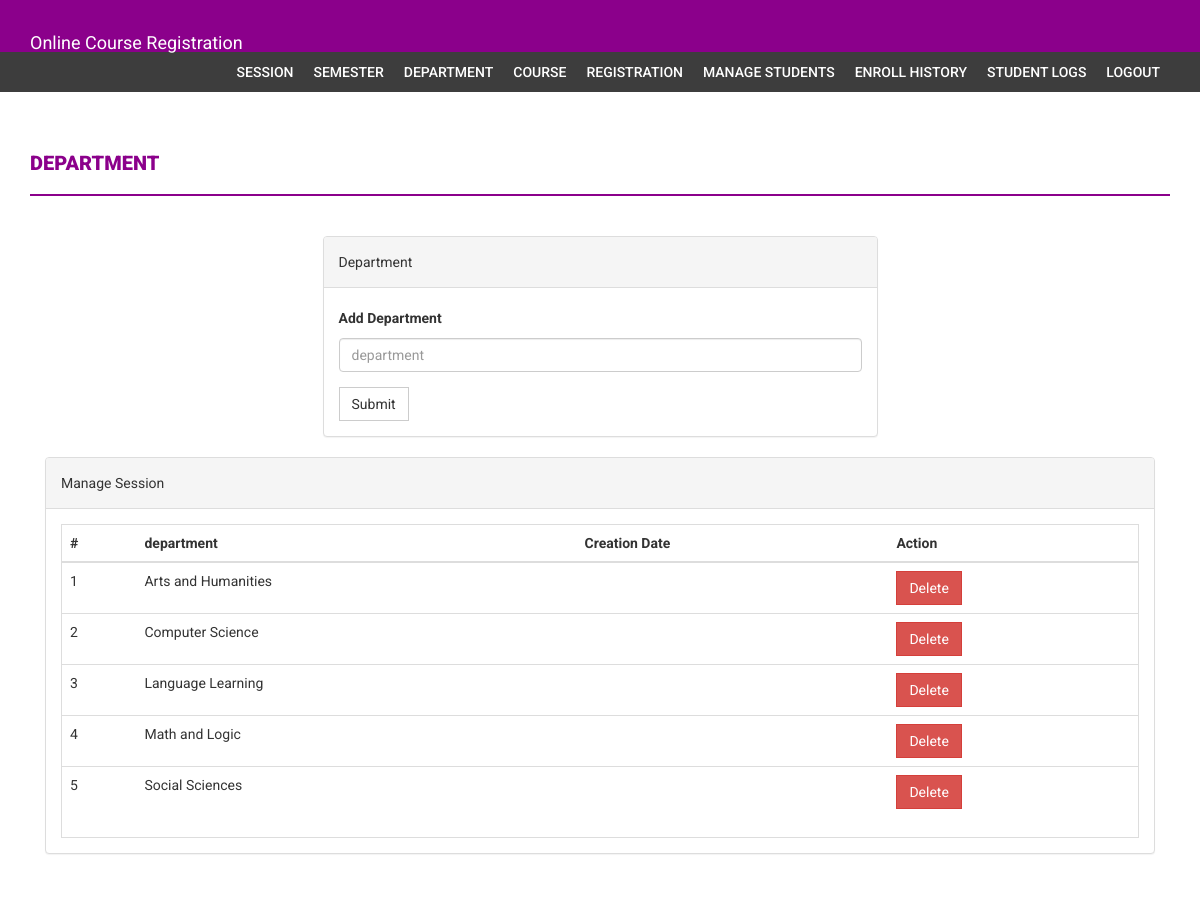
Screenshot of /onlinecourseregistration22/admin/department.php (signed in) with the database file from the repository.
### tables this page shows
CREATE TABLE `department` (
  `id` varchar(20) NOT NULL,
  `department` varchar(255) NOT NULL
);

### onlinecourseregistration22/admin/department.php (the view, shortened to what this page needs)
<?php
if(strlen($_SESSION['alogin'])==0)
    {
header('location:index.php');
}
else{
?>
<!DOCTYPE html>
<html xmlns="http://www.w3.org/1999/xhtml">
<head>
    <link href="assets/css/bootstrap.css" rel="stylesheet" />
    <link href="assets/css/font-awesome.css" rel="stylesheet" />
    <link href="assets/css/style.css" rel="stylesheet" />
</head>
<body>
<?php include('includes/header.php');?>
<?php if($_SESSION['alogin']!="")
{
 include('includes/menubar.php');
}
 ?>
    <div class="content-wrapper">
        <div class="container">
              <div class="row">
                    <div class="col-md-12">
                        <h1 class="page-head-line">Department  </h1>
                    </div>
                </div>
                <div class="row" >
                  <div class="col-md-3"></div>
                    <div class="col-md-6">
                        <div class="panel panel-default">
                        <div class="panel-heading">
                           Department
                        </div>
                        <div class="panel-body">
                       <form name="dept" method="post">
   <div class="form-group">
    <label for="department">Add Department  </label>
    <input type="text" class="form-control" id="department" name="department" placeholder="department" required />
  </div>
 <button type="submit" name="submit" class="btn btn-default">Submit</button>
</form>
                            </div>
                            </div>
                    </div>
                </div>
                <div class="col-md-12">
                    <div class="panel panel-default">
                        <div class="panel-heading">
                            Manage Session
                        </div>
                        <div class="panel-body">
                            <div class="table-responsive table-bordered">
                                <table class="table">
                                    <thead>
                                        <tr>
                                            <th>#</th>
                                            <th>department</th>
                                            <th>Creation Date</th>
                                            <th>Action</th>
                                        </tr>
                                    </thead>
                                    <tbody>
<?php
$sql=mysqli_query($con,"select * from department");
$cnt=1;
while($row=mysqli_fetch_array($sql))
{
?>
                                        <tr>
                                            <td><?php echo $cnt;?></td>
                                            <td><?php echo htmlentities($row['department']);?></td>
                                            <td><?php echo htmlentities($row['creationDate']);?></td>
                                            <td>
  <a href="department.php?id=<?php echo $row['id']?>&del=delete" onClick="return confirm('Are you sure you want to delete?')">
                                            <button class="btn btn-danger">Delete</button>
</a>
                                            </td>
                                        </tr>
<?php
$cnt++;
} ?>
                                    </tbody>
                                </table>
                            </div>
                        </div>
                    </div>
                </div>
            </div>
        </div>
</body>
</html>
<?php } ?>

### onlinecourseregistration22/admin/assets/css/style.css (style rules this page uses)
body { font-family: 'Roboto', sans-serif; line-height: 30px; }
.content-wrapper { margin-top: 40px; min-height: 600px; padding-bottom: 60px; }
.page-head-line { font-weight: 900; padding-bottom: 20px; border-bottom: 2px solid #8B008B; text-transform: uppercase; color: #8B008B; font-size: 20px; margin-bottom: 40px; }
.btn { border-radius: 0px; -webkit-border-radius: 0px; -moz-border-radius: 0px; }

### rows the page displays
department: department "Arts and Humanities"
department: department "Computer Science"
department: department "Language Learning"
department: department "Math and Logic"
department: department "Social Sciences"
